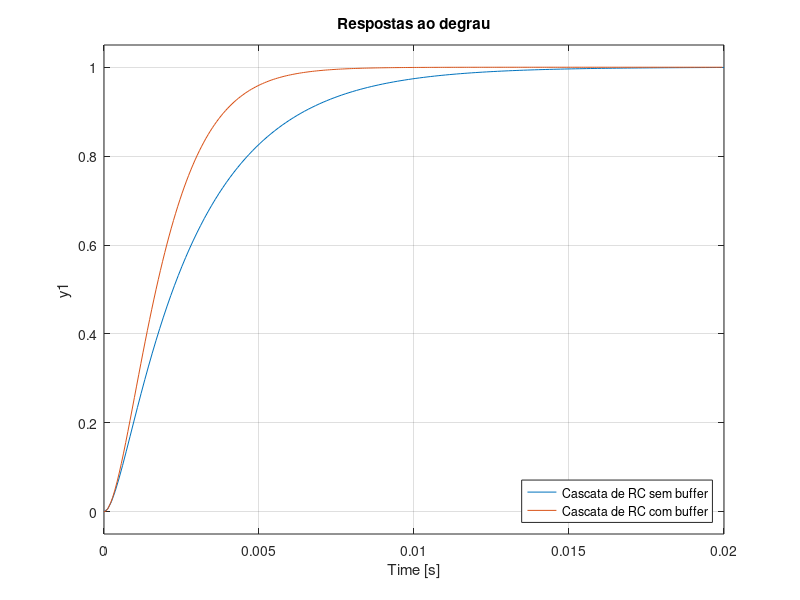
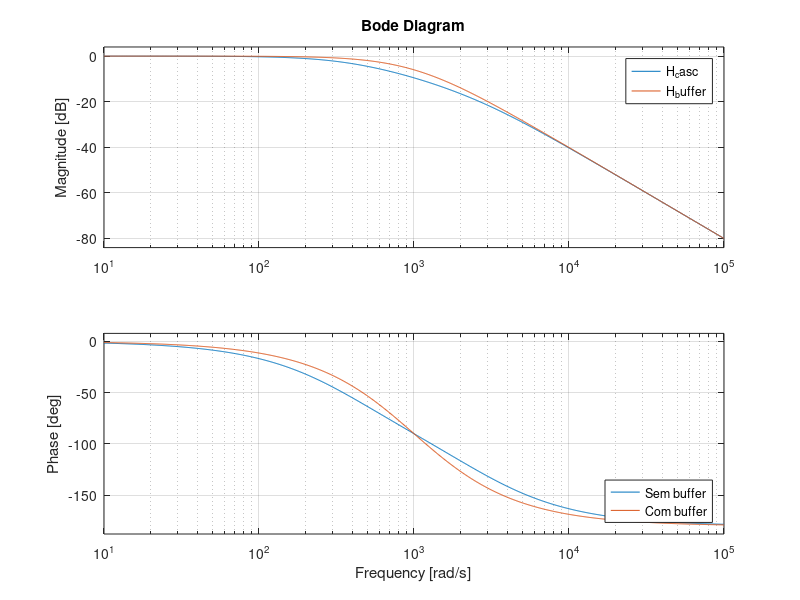
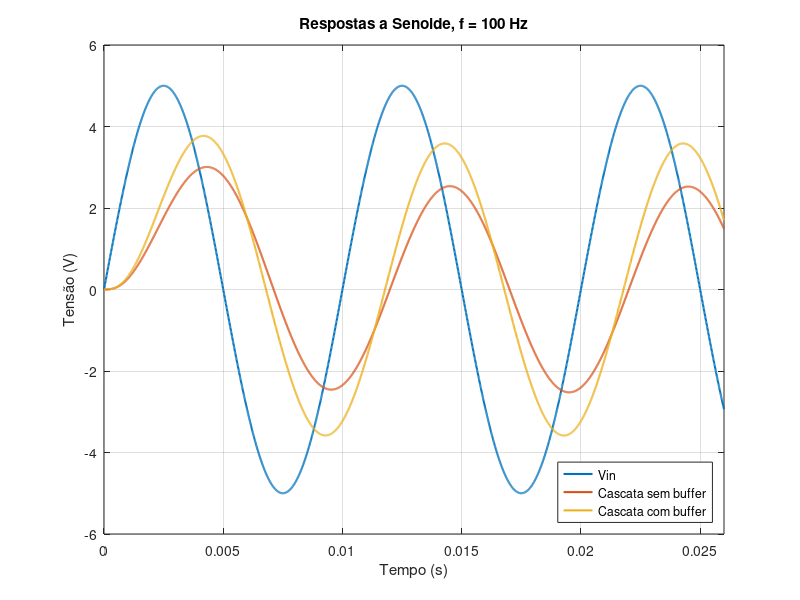

Source code (MATLAB) for these figures, in order:
% cascata_RCs.m
% Simula cascateamento de 2 circuitos RC passa-baixa
% sem e com buffer isolador
% Fernando Passold, em 16/08/2026

pkg load control

s = tf('s');

R1 = 1e3;
C1 = 1e-6;

R2 = 1e3;
C2 = 1e-6;

% Dois RC diretamente conectados
H_casc = 1 / ...
    (1 + s*(R1*C1 + R1*C2 + R2*C2) ...
    + s^2*R1*R2*C1*C2);

% Dois RC isolados por buffer
H_buffer = 1 / ...
    ((1 + s*R1*C1)*(1 + s*R2*C2));


figure;
step(H_casc, H_buffer);
% hold on;
% step(H_buffer);
grid on;
legend('Cascata de RC sem buffer', ...
       'Cascata de RC com buffer', ...
       'location', 'southeast');
title('Respostas ao degrau');

disp("Aperte uma tecla para continuar...")
pause

%% 2a-parte
figure;
bode(H_casc, H_buffer);
% hold on;
% bode(H_buffer);
grid on;
legend('Sem buffer', 'Com buffer', 'location', 'southeast');

disp("Aperte uma tecla para continuar...")
pause

%% 3a-parte
f = 100;
Vm = 5;

T = 1/f; % periodo da senoide
t_fim=2.6*T;
t = 0:1e-5:t_fim;

Vin = Vm*sin(2*pi*f*t);

[Vout1, t] = lsim(H_casc, Vin, t);
[Vout2, t] = lsim(H_buffer, Vin, t);

figure;
plot(t, Vin, 'LineWidth', 1.5);
hold on;
plot(t, Vout1, 'LineWidth', 1.5);
plot(t, Vout2, 'LineWidth', 1.5);
grid on;
xlim([0 t_fim]);
legend('Vin', ...
       'Cascata sem buffer', ...
       'Cascata com buffer', ...
       'location', 'southeast');
xlabel('Tempo (s)');
ylabel('Tensão (V)');
title('Respostas a Senoide, f = 100 Hz');
